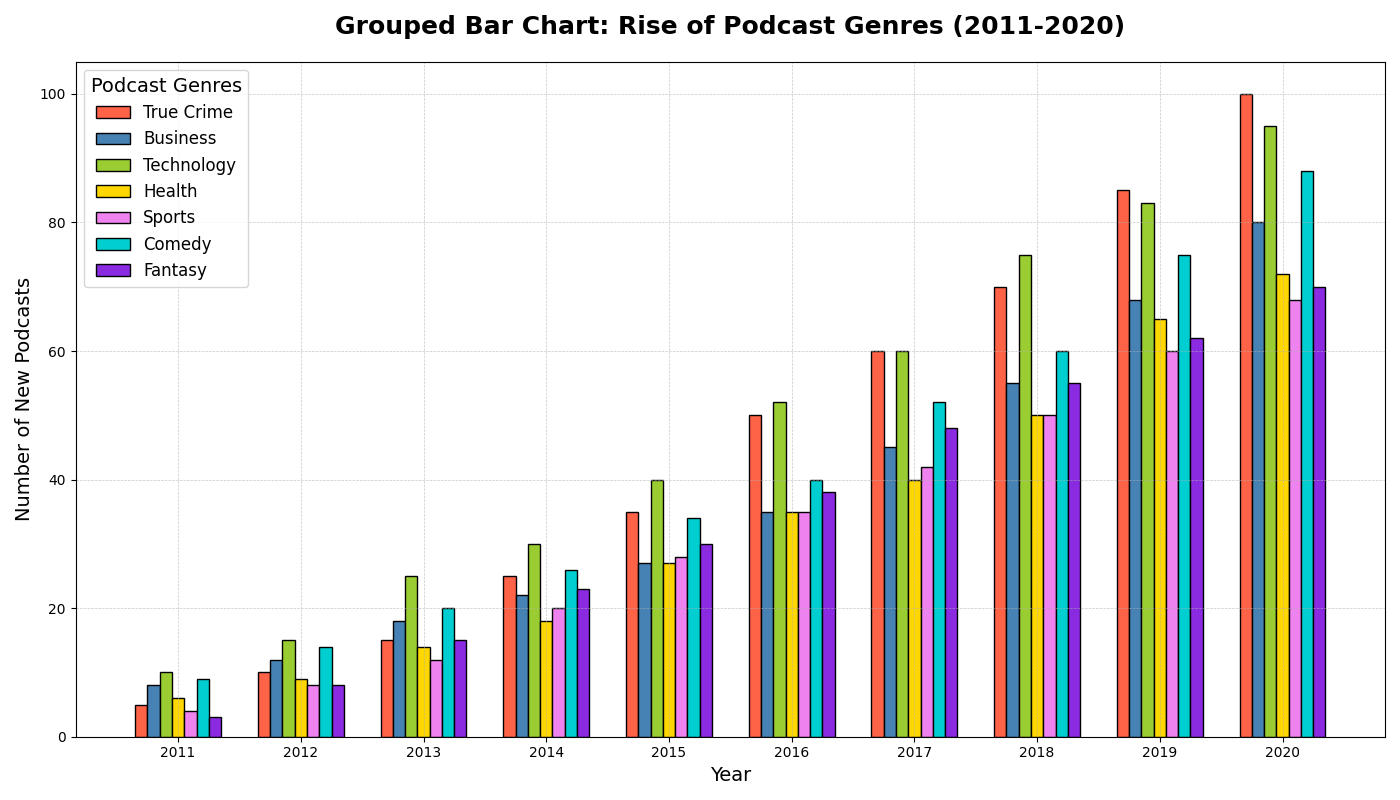

Write the Python code that produced this figure.
import matplotlib.pyplot as plt
import numpy as np

years = np.arange(2011, 2021)
genres = ['True Crime', 'Business', 'Technology', 'Health', 'Sports', 'Comedy', 'Fantasy']

true_crime = [5, 10, 15, 25, 35, 50, 60, 70, 85, 100]
business = [8, 12, 18, 22, 27, 35, 45, 55, 68, 80]
technology = [10, 15, 25, 30, 40, 52, 60, 75, 83, 95]
health = [6, 9, 14, 18, 27, 35, 40, 50, 65, 72]
sports = [4, 8, 12, 20, 28, 35, 42, 50, 60, 68]
comedy = [9, 14, 20, 26, 34, 40, 52, 60, 75, 88]
fantasy = [3, 8, 15, 23, 30, 38, 48, 55, 62, 70]

data = np.array([true_crime, business, technology, health, sports, comedy, fantasy])
bar_width = 0.1
x = np.arange(len(years))

colors = ['#FF6347', '#4682B4', '#9ACD32', '#FFD700', '#EE82EE', '#00CED1', '#8A2BE2']

fig, ax = plt.subplots(figsize=(14, 8))

for i, genre in enumerate(genres):
    ax.bar(x + i * bar_width, data[i], bar_width, color=colors[i], edgecolor='black', label=genre)

ax.set_title('Grouped Bar Chart: Rise of Podcast Genres (2011-2020)', fontsize=18, fontweight='bold', pad=20)
ax.set_xlabel('Year', fontsize=14)
ax.set_ylabel('Number of New Podcasts', fontsize=14)

ax.set_xticks(x + bar_width * (len(genres) - 1) / 2)
ax.set_xticklabels(years)

ax.grid(True, linestyle='--', linewidth=0.5, alpha=0.7)
ax.legend(title='Podcast Genres', fontsize=12, title_fontsize=14, loc='upper left')

plt.tight_layout()
plt.show()
